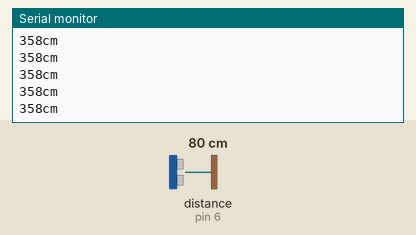
This sketch was run on a simulated Arduino Uno, built with avr-gcc and run on an emulated ATmega328P. On the bench: the last lines printed to the serial monitor. Wiring (inferred from the names in the program): ultrasonic range finder: trigger pin 7; echo pin 6. The inputs (shaded band) are chosen by the test bench; at power-on: distance to the obstacle (sensor on pin 6) 80 cm. The echo pulse lasts 58.3 µs per cm.

Above: at 1.2 s.
1.3 s: distance to the obstacle (sensor on pin 6) set to 120 cm
At 2.1 s:
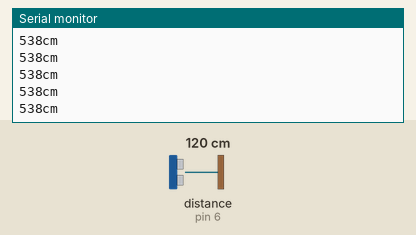
4.3 s: distance to the obstacle (sensor on pin 6) set to 2 cm
At 5.0 s:
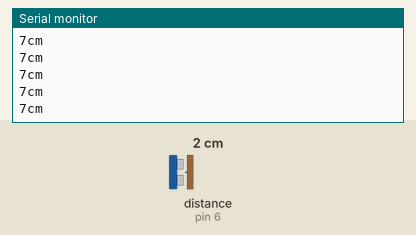
5.8 s: distance to the obstacle (sensor on pin 6) set to 120 cm
At 6.8 s:
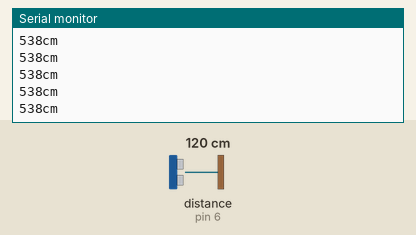
Timing chart, 0 to 8.8 s (numbered marks = the images above; inputs shaded):
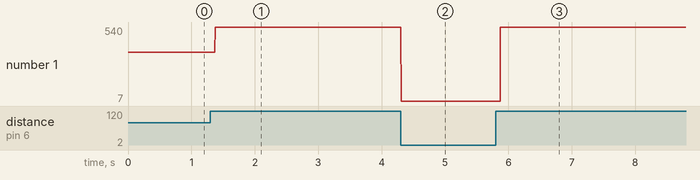

The sketch:

distance_circuit1.ino
```cpp
int triggerPin = 7;
int echoPin = 6;
unsigned long duration;
int distance;

void setup()
{
  pinMode(triggerPin, OUTPUT);
  pinMode (echoPin, INPUT);
  Serial.begin(9600);
}

void loop()
{
    digitalWrite(triggerPin, LOW);
  delayMicroseconds(2);
  //clearing the trigger
  digitalWrite(triggerPin, HIGH);
  delayMicroseconds(10);
  digitalWrite(triggerPin, LOW);

  // capturing the time duration for sound wave to travel in microseconds
  duration = pulseIn(echoPin, HIGH);
  distance = 0.07723 * duration;
  Serial.print(distance);
  Serial.println("cm");


}
```

Measured:
- after the input at 1.3 s, the serial monitor: prints a new line after 0.07 s (image 1)
- after the input at 4.3 s, the serial monitor: prints a new line at once (image 2)
- after the input at 5.8 s, the serial monitor: prints a new line after 0.17 s (image 3)
- plotted number 1: 358 → 538 after the input at 1.3 s, 538 → 7 after the input at 4.3 s
